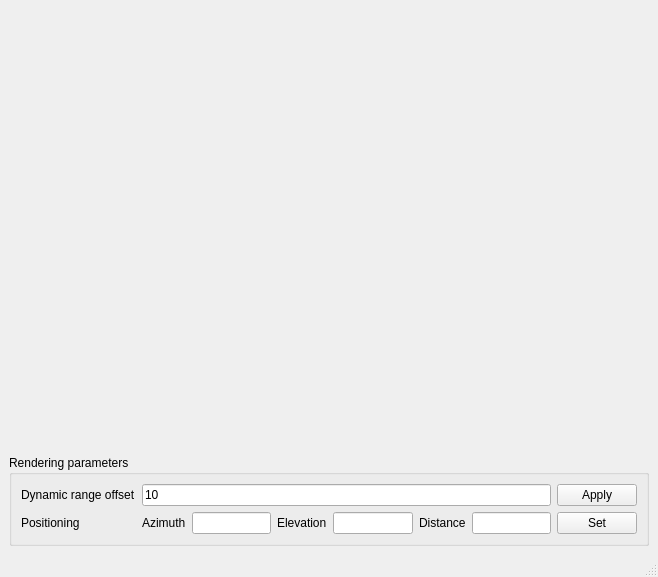
<?xml version="1.0" encoding="UTF-8"?>
<ui version="4.0">
 <class>VolumetricWidget</class>
 <widget class="QMainWindow" name="VolumetricWidget">
  <property name="geometry">
   <rect>
    <x>0</x>
    <y>0</y>
    <width>654</width>
    <height>577</height>
   </rect>
  </property>
  <property name="windowTitle">
   <string>Volumetric Plotter</string>
  </property>
  <widget class="QWidget" name="centralwidget">
   <layout class="QHBoxLayout" name="horizontalLayout">
    <item>
     <layout class="QGridLayout" name="gridLayout">
      <item row="1" column="1">
       <widget class="GLViewWidget" name="CscanWidget" native="true">
        <property name="sizePolicy">
         <sizepolicy hsizetype="Expanding" vsizetype="Expanding">
          <horstretch>0</horstretch>
          <verstretch>0</verstretch>
         </sizepolicy>
        </property>
        <property name="minimumSize">
         <size>
          <width>640</width>
          <height>300</height>
         </size>
        </property>
        <property name="maximumSize">
         <size>
          <width>16777215</width>
          <height>16777215</height>
         </size>
        </property>
        <property name="styleSheet">
         <string notr="true"/>
        </property>
       </widget>
      </item>
      <item row="2" column="1">
       <widget class="QGroupBox" name="groupBox">
        <property name="title">
         <string>Rendering parameters</string>
        </property>
        <layout class="QGridLayout" name="gridLayout_2">
         <item row="0" column="0">
          <widget class="QLabel" name="label_dr_3d">
           <property name="text">
            <string>Dynamic range offset</string>
           </property>
          </widget>
         </item>
         <item row="0" column="3">
          <widget class="QPushButton" name="ApplyRenderingButton">
           <property name="text">
            <string>Apply</string>
           </property>
          </widget>
         </item>
         <item row="1" column="0">
          <widget class="QLabel" name="label_3d_angles">
           <property name="text">
            <string>Positioning</string>
           </property>
          </widget>
         </item>
         <item row="1" column="1">
          <layout class="QHBoxLayout" name="horizontalLayout_6">
           <item>
            <widget class="QLabel" name="label_azi">
             <property name="text">
              <string>Azimuth</string>
             </property>
            </widget>
           </item>
           <item>
            <widget class="QLineEdit" name="x_angle_ui"/>
           </item>
           <item>
            <widget class="QLabel" name="label_ele">
             <property name="text">
              <string>Elevation</string>
             </property>
            </widget>
           </item>
           <item>
            <widget class="QLineEdit" name="y_angle_ui"/>
           </item>
           <item>
            <widget class="QLabel" name="label_distance">
             <property name="text">
              <string>Distance</string>
             </property>
            </widget>
           </item>
           <item>
            <widget class="QLineEdit" name="distance_ui"/>
           </item>
          </layout>
         </item>
         <item row="0" column="1">
          <widget class="QLineEdit" name="log10_coef_3d_ui">
           <property name="text">
            <string>10</string>
           </property>
          </widget>
         </item>
         <item row="1" column="3">
          <widget class="QPushButton" name="SetAnglesButton">
           <property name="text">
            <string>Set</string>
           </property>
          </widget>
         </item>
        </layout>
       </widget>
      </item>
     </layout>
    </item>
   </layout>
  </widget>
  <widget class="QMenuBar" name="menubar">
   <property name="geometry">
    <rect>
     <x>0</x>
     <y>0</y>
     <width>654</width>
     <height>18</height>
    </rect>
   </property>
  </widget>
  <widget class="QStatusBar" name="statusbar"/>
 </widget>
 <customwidgets>
  <customwidget>
   <class>GLViewWidget</class>
   <extends>QWidget</extends>
   <header location="global">pyqtgraph.opengl</header>
   <container>1</container>
  </customwidget>
 </customwidgets>
 <resources/>
 <connections/>
</ui>
